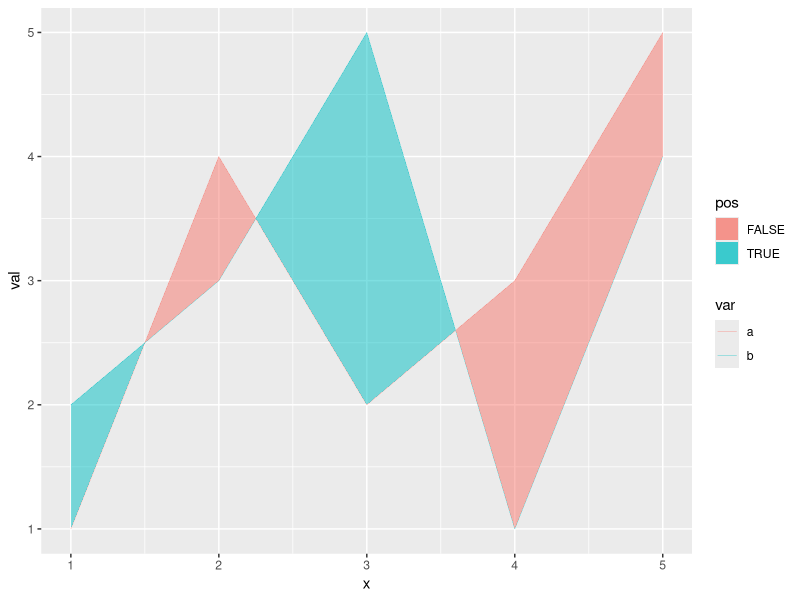
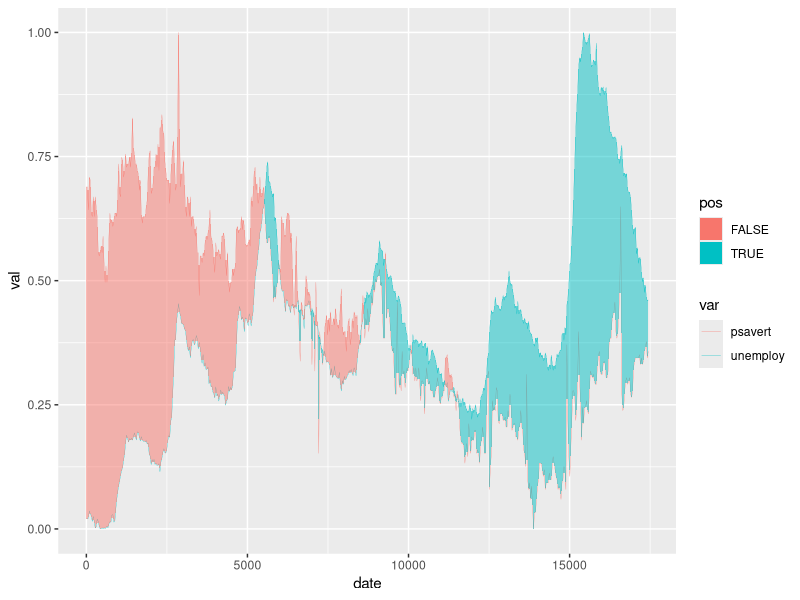

The R source for these figures, in order:
library(tidyverse)
test_df <- tibble(
  x = 1:5,
  a = c(1, 4, 2, 3, 5),
  b = c(2, 3, 5, 1, 4)
)

line_intersection <- function(row1, row2){
  x1 <- row1[1]; a1 <- row1[2]; b1 <- row1[3]
  x2 <- row2[1]; a2 <- row2[2]; b2 <- row2[3]
  if ((a1 > b1 & a2 > b2) | (a1 < b1 & a2 < b2)) {
    return(NULL)
  } else {
    d_xab <- row2 - row1
    dx <- d_xab[1]; da <- d_xab[2]; db <- d_xab[3]
    xp <- ((a1 - b1) / ((db / dx) - (da / dx))) + x1
    yp <- (db / dx) * (xp - x1) + b1
    return(c(xp, yp))
  }
}

add_intersections <- function(df, ...){
  cols <- enquos(...)
  names <- map_chr(cols, rlang::quo_name)
  rows <- df %>%
    select(!!!cols) %>%
    pmap(~ c(..1, ..2, ..3))
  intersections = map2(
    .x = rows[1:(length(rows) - 1)],
    .y = rows[2:length(rows)],
    .f = line_intersection
  ) %>%
    discard(is.null) %>%
    map(~ append(.x, .x[2])) %>%
    transpose %>%
    map(simplify) %>%
    set_names(names) %>%
    as_tibble
  df %>%
    bind_rows(intersections) %>%
    arrange(!!(cols)[[1]])
}

plot_between <- function(df, x_col, y_col1, y_col2){
  x <- enquo(x_col); y1 <- enquo(y_col1); y2 <- enquo(y_col2)
  line_plot <- df %>%
    gather(var, val, !!y1, !!y2) %>%
    ggplot() +
    geom_line(aes(x = !!x, y = val, colour = var), size = 0.1)

  ribbon_data <- df %>%
    add_intersections(!!x, !!y1, !!y2) %>%
    bind_rows(filter(., !!y1 == !!y2)) %>%
    arrange(!!x) %>%
    mutate(group = cumsum(!!x == lag(!!x, default = 0))) %>%
    group_by(group) %>%
    mutate(
      top = pmax(!!y1, !!y2),
      bot = pmin(!!y1, !!y2),
      pos = any(!!y1 < !!y2)
    ) %>%
    split(.$group)

  out_plot <- line_plot
  for (group in ribbon_data){
    out_plot <- out_plot +
      geom_ribbon(
        data = group,
        mapping = aes(x = !!x, ymax = top, ymin = bot, fill = pos),
        alpha = 0.5
      )
  }
  out_plot
}
plot_between(test_df, x, a, b)

economics_long %>%
  filter(variable %in% c("psavert", "unemploy")) %>%
  select(-value) %>%
  spread(variable, value01) %>%
  mutate(date = as.integer(date - as.Date("1967-07-01"))) %>%
  plot_between(date, psavert, unemploy)

library(sf)
test_sf <- test_df %>%
  gather(line, y, a, b) %>%
  st_as_sf(coords = c("x", "y")) %>%
  group_by(line) %>%
  summarise() %>%
  st_cast("LINESTRING")

intersections <- test_sf %>%
  st_intersection() %>%
  filter(st_is(., "MULTIPOINT"))
